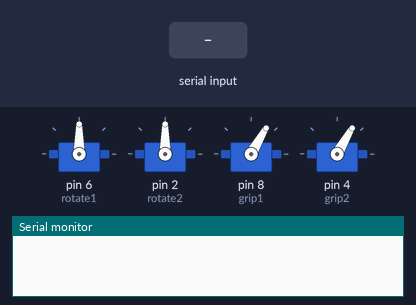
This sketch was run on a simulated Arduino Uno, built with avr-gcc and run on an emulated ATmega328P. Shown: 4 × servo, the last lines printed to the serial monitor. The inputs (shaded band) are chosen by the test bench.

Above: at 1.5 s.
1.6 s: "0" received over Serial
At 2.1 s:
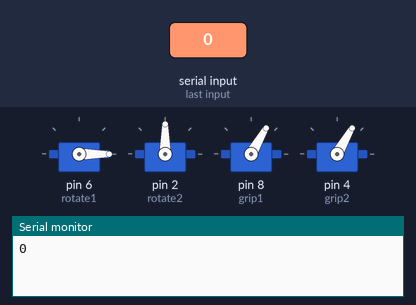
3.1 s: "3" received over Serial
At 4.3 s:
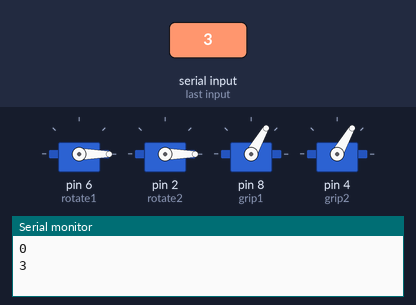
4.6 s: "6" received over Serial
At 5.6 s:
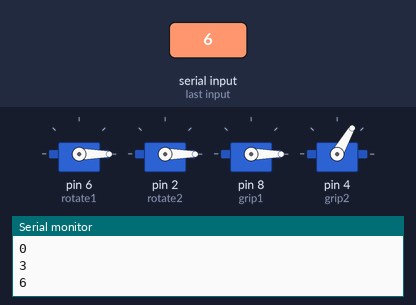
6.1 s: "8" received over Serial
At 6.7 s:
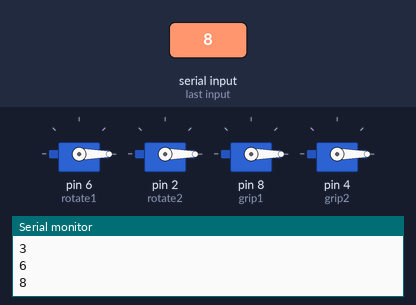
Timing chart, 0 to 8.6 s (numbered marks = the images above; inputs shaded):
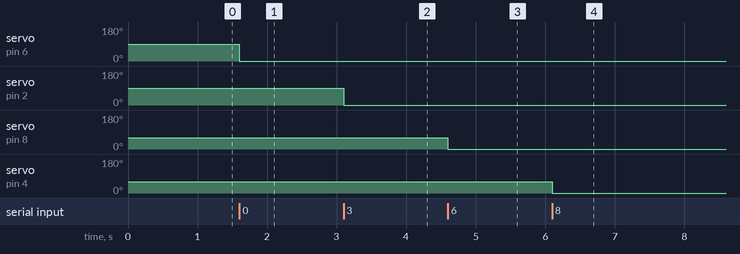

The sketch:

cuber.ino
```cpp
#include <Servo.h>

Servo rotate1; // pos[0]
Servo rotate2; // pos[1]
Servo grip1; // pos[2]
Servo grip2; // pos[3]

int pos[] = {90, 90, 60, 60}; // default servo positions
int grippers[] = {60, 180}; // open and close
int rotaters[] = {0, 90, 180}; // ccw, default, cw

int incoming;

void go() {
  rotate1.write(pos[0]);
  rotate2.write(pos[1]);
  grip1.write(pos[2]);
  grip2.write(pos[3]);
  delay(300);
}

void grip(int grip, char command) {
  int set;
  switch (command) {
    case 'open': set = grippers[0]; break;
    case 'close': set = grippers[1]; break;
    default: break;
  }

  switch (grip) {
    case 1: pos[2] = set; break;
    case 2: pos[3] = set; break;
    default: break;
  }
  go();
}

void rotate(int rotater, char command) {
  int set;
  switch (command) {
    case 'default': set = rotaters[1]; break;
    case 'clock': set = rotaters[0]; break;
    case 'counter': set = rotaters[2]; break;
    default: break;
  }

  switch (rotater) {
   case 1: pos[0] = set; break;
   case 2: pos[1] = set; break;
  }
  go();
}


void reset()
{
  pos[0] = 90;
  pos[1] = 90;
  pos[2] = 60;
  pos[3] = 60;
  go();
}

void setup()
{
  Serial.begin(9600);
  rotate1.attach(6);
  rotate2.attach(2);
  grip1.attach(8);
  grip2.attach(4);

  go(); // default positions

//  rotate(1, 'clock');
//  grip(1, 'close');
//  delay(5000);
//  reset();
}


void loop()
{
  if (Serial.available() > 0) {
    incoming = Serial.read();

    switch(incoming) {
      case '0': rotate(1, 'clock'); break;
      case '1': rotate(1, 'default'); break;
      case '2': rotate(1, 'counter'); break;

      case '3': rotate(2, 'clock'); break;
      case '4': rotate(2, 'default'); break;
      case '5': rotate(2, 'counter'); break;

      case '6': grip(1, 'open'); break;
      case '7': grip(1, 'close'); break;

      case '8': grip(2, 'open'); break;
      case '9': grip(2, 'close'); break;
    }
    Serial.write(incoming);
    Serial.println();
  }
}
```

Measured:
- after the input at 1.6 s, servo on pin 6 (rotate1): 90° → 0° at once
- after the input at 3.1 s, servo on pin 2 (rotate2): 90° → 0° at once
- after the input at 4.6 s, servo on pin 8 (grip1): 60° → 0° at once
- after the input at 6.1 s, servo on pin 4 (grip2): 60° → 0° at once
